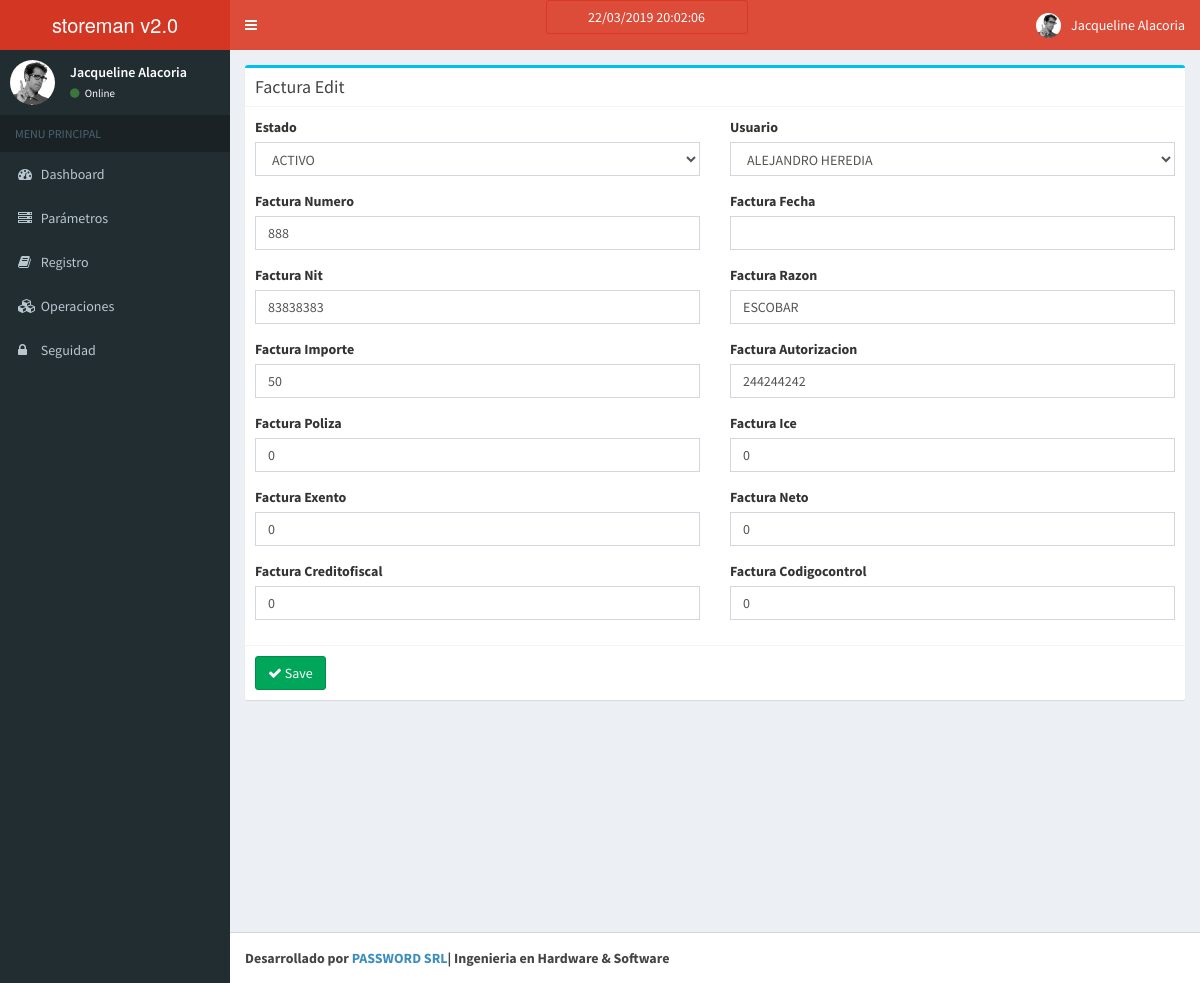
The page /factura/edit/1 on the database its author committed.
### tables this page shows
CREATE TABLE `factura` (
  `factura_id` int(11) NOT NULL AUTO_INCREMENT,
  `usuario_id` int(11) DEFAULT NULL,
  `factura_numero` float DEFAULT NULL,
  `factura_fecha` date DEFAULT NULL,
  `factura_nit` bigint(20) DEFAULT NULL,
  `factura_razon` varchar(150) DEFAULT NULL,
  `factura_importe` varchar(50) DEFAULT NULL,
  `factura_autorizacion` varchar(50) DEFAULT NULL,
  `factura_poliza` varchar(50) DEFAULT NULL,
  `factura_ice` float DEFAULT NULL,
  `factura_exento` float DEFAULT NULL,
  `factura_neto` float DEFAULT NULL,
  `factura_creditofiscal` float DEFAULT NULL,
  `factura_codigocontrol` varchar(20) DEFAULT NULL,
  `estado_id` int(11) DEFAULT '1',
  `ingreso_id` int(11) DEFAULT NULL,
  PRIMARY KEY (`factura_id`),
  UNIQUE KEY `factura_id` (`factura_id`),
  KEY `fk_factura_usuario` (`usuario_id`)
);

### application/controllers/Factura.php (called while the page is built, shortened)
<?php
class Factura extends CI_Controller{
    function __construct()
    {
        $this->load->model('Factura_model');
    }
    function edit($factura_id)
    {
        $data['factura'] = $this->Factura_model->get_factura($factura_id);
        if(isset($data['factura']['factura_id']))
        {
            if(isset($_POST) && count($_POST) > 0)
            {
                $params = array(
					'estado_id' => $this->input->post('estado_id'),
					'usuario_id' => $this->input->post('usuario_id'),
					'factura_numero' => $this->input->post('factura_numero'),
					'factura_fecha' => $this->input->post('factura_fecha'),
					'factura_nit' => $this->input->post('factura_nit'),
					'factura_razon' => $this->input->post('factura_razon'),
					'factura_importe' => $this->input->post('factura_importe'),
					'factura_autorizacion' => $this->input->post('factura_autorizacion'),
					'factura_poliza' => $this->input->post('factura_poliza'),
					'factura_ice' => $this->input->post('factura_ice'),
					'factura_exento' => $this->input->post('factura_exento'),
					'factura_neto' => $this->input->post('factura_neto'),
					'factura_creditofiscal' => $this->input->post('factura_creditofiscal'),
					'factura_codigocontrol' => $this->input->post('factura_codigocontrol'),
                );
                $this->Factura_model->update_factura($factura_id,$params);
                redirect('factura/index');
            }
            else
            {
				$this->load->model('Estado_model');
				$data['all_estado'] = $this->Estado_model->get_all_estado();
				$this->load->model('Usuario_model');
				$data['all_usuario'] = $this->Usuario_model->get_all_usuario();
                $data['_view'] = 'factura/edit';
                $this->load->view('layouts/main',$data);
            }
        }
        else
            show_error('The factura you are trying to edit does not exist.');
    }
}

### index.php (called while the page is built, shortened)
<?php
require_once BASEPATH.'core/CodeIgniter.php';

### application/models/Factura_model.php (called while the page is built, shortened)
<?php
class Factura_model extends CI_Model
{
    function get_factura($factura_id)
    {
        $factura = $this->db->query("
            SELECT
                *
            FROM
                `factura`
            WHERE
                `factura_id` = ?
        ",array($factura_id))->row_array();
        return $factura;
    }
}

### application/models/Estado_model.php (called while the page is built, shortened)
<?php
class Estado_model extends CI_Model
{
    function get_all_estado()
    {
        $estado = $this->db->query("
            SELECT
                *
            FROM
                `estado`
            WHERE
                1 = 1
            ORDER BY `estado_id`
        ")->result_array();
        return $estado;
    }
}

### application/models/Usuario_model.php (called while the page is built, shortened)
<?php
class Usuario_model extends CI_Model
{
    function get_all_usuario()
    {
        $usuario = $this->db->query("
            SELECT
                *
            FROM
                `usuario`
            WHERE
                1 = 1
            ORDER BY `usuario_id`
        ")->result_array();
        return $usuario;
    }
}

### application/views/factura/edit.php (the view, shortened to what this page needs)
<div class="row">
    <div class="col-md-12">
      	<div class="box box-info">
            <div class="box-header with-border">
              	<h3 class="box-title">Factura Edit</h3>
            </div>
			<?php echo form_open('factura/edit/'.$factura['factura_id']); ?>
			<div class="box-body">
				<div class="row clearfix">
					<div class="col-md-6">
						<label for="estado_id" class="control-label">Estado</label>
						<div class="form-group">
							<select name="estado_id" class="form-control">
								<?php
								foreach($all_estado as $estado)
								{
									$selected = ($estado['estado_id'] == $factura['estado_id']) ? ' selected="selected"' : "";
									echo '<option value="'.$estado['estado_id'].'" '.$selected.'>'.$estado['estado_descripcion'].'</option>';
								}
								?>
							</select>
						</div>
					</div>
					<div class="col-md-6">
						<label for="usuario_id" class="control-label">Usuario</label>
						<div class="form-group">
							<select name="usuario_id" class="form-control">
								<?php
								foreach($all_usuario as $usuario)
								{
									$selected = ($usuario['usuario_id'] == $factura['usuario_id']) ? ' selected="selected"' : "";
									echo '<option value="'.$usuario['usuario_id'].'" '.$selected.'>'.$usuario['usuario_nombre'].'</option>';
								}
								?>
							</select>
						</div>
					</div>
					<div class="col-md-6">
						<label for="factura_numero" class="control-label">Factura Numero</label>
						<div class="form-group">
							<input type="text" name="factura_numero" value="<?php echo ($this->input->post('factura_numero') ? $this->input->post('factura_numero') : $factura['factura_numero']); ?>" class="form-control" id="factura_numero" />
						</div>
					</div>
					<div class="col-md-6">
						<label for="factura_fecha" class="control-label">Factura Fecha</label>
						<div class="form-group">
							<input type="text" name="factura_fecha" value="<?php echo ($this->input->post('factura_fecha') ? $this->input->post('factura_fecha') : $factura['factura_fecha']); ?>" class="has-datepicker form-control" id="factura_fecha" />
						</div>
					</div>
					<div class="col-md-6">
						<label for="factura_nit" class="control-label">Factura Nit</label>
						<div class="form-group">
							<input type="text" name="factura_nit" value="<?php echo ($this->input->post('factura_nit') ? $this->input->post('factura_nit') : $factura['factura_nit']); ?>" class="form-control" id="factura_nit" />
						</div>
					</div>
					<div class="col-md-6">
						<label for="factura_razon" class="control-label">Factura Razon</label>
						<div class="form-group">
							<input type="text" name="factura_razon" value="<?php echo ($this->input->post('factura_razon') ? $this->input->post('factura_razon') : $factura['factura_razon']); ?>" class="form-control" id="factura_razon" />
						</div>
					</div>
					<div class="col-md-6">
						<label for="factura_importe" class="control-label">Factura Importe</label>
						<div class="form-group">
							<input type="text" name="factura_importe" value="<?php echo ($this->input->post('factura_importe') ? $this->input->post('factura_importe') : $factura['factura_importe']); ?>" class="form-control" id="factura_importe" />
						</div>
					</div>
					<div class="col-md-6">
						<label for="factura_autorizacion" class="control-label">Factura Autorizacion</label>
						<div class="form-group">
							<input type="text" name="factura_autorizacion" value="<?php echo ($this->input->post('factura_autorizacion') ? $this->input->post('factura_autorizacion') : $factura['factura_autorizacion']); ?>" class="form-control" id="factura_autorizacion" />
						</div>
					</div>
					<div class="col-md-6">
						<label for="factura_poliza" class="control-label">Factura Poliza</label>
						<div class="form-group">
							<input type="text" name="factura_poliza" value="<?php echo ($this->input->post('factura_poliza') ? $this->input->post('factura_poliza') : $factura['factura_poliza']); ?>" class="form-control" id="factura_poliza" />
						</div>
					</div>
					<div class="col-md-6">
						<label for="factura_ice" class="control-label">Factura Ice</label>
						<div class="form-group">
							<input type="text" name="factura_ice" value="<?php echo ($this->input->post('factura_ice') ? $this->input->post('factura_ice') : $factura['factura_ice']); ?>" class="form-control" id="factura_ice" />
						</div>
					</div>
					<div class="col-md-6">
						<label for="factura_exento" class="control-label">Factura Exento</label>
						<div class="form-group">
							<input type="text" name="factura_exento" value="<?php echo ($this->input->post('factura_exento') ? $this->input->post('factura_exento') : $factura['factura_exento']); ?>" class="form-control" id="factura_exento" />
						</div>
					</div>
					<div class="col-md-6">
						<label for="factura_neto" class="control-label">Factura Neto</label>
						<div class="form-group">
							<input type="text" name="factura_neto" value="<?php echo ($this->input->post('factura_neto') ? $this->input->post('factura_neto') : $factura['factura_neto']); ?>" class="form-control" id="factura_neto" />
						</div>
					</div>
					<div class="col-md-6">
						<label for="factura_creditofiscal" class="control-label">Factura Creditofiscal</label>
						<div class="form-group">
							<input type="text" name="factura_creditofiscal" value="<?php echo ($this->input->post('factura_creditofiscal') ? $this->input->post('factura_creditofiscal') : $factura['factura_creditofiscal']); ?>" class="form-control" id="factura_creditofiscal" />
						</div>
					</div>
					<div class="col-md-6">
						<label for="factura_codigocontrol" class="control-label">Factura Codigocontrol</label>
						<div class="form-group">
							<input type="text" name="factura_codigocontrol" value="<?php echo ($this->input->post('factura_codigocontrol') ? $this->input->post('factura_codigocontrol') : $factura['factura_codigocontrol']); ?>" class="form-control" id="factura_codigocontrol" />
						</div>
					</div>
				</div>
			</div>
			<div class="box-footer">
            	<button type="submit" class="btn btn-success">
					<i class="fa fa-check"></i> Save
				</button>
	        </div>
			<?php echo form_close(); ?>
		</div>
    </div>
</div>

### rows shown on the page
factura: factura_numero "888", factura_nit "83838383", factura_razon "ESCOBAR", factura_importe "50", factura_autorizacion "244244242", factura_poliza "0", factura_ice "0", factura_exento "0", factura_neto "0", factura_creditofiscal "0", factura_codigocontrol "0"

### other values the page prints
form field estado_id "ACTIVO"
form field usuario_id "ALEJANDRO HEREDIA"
